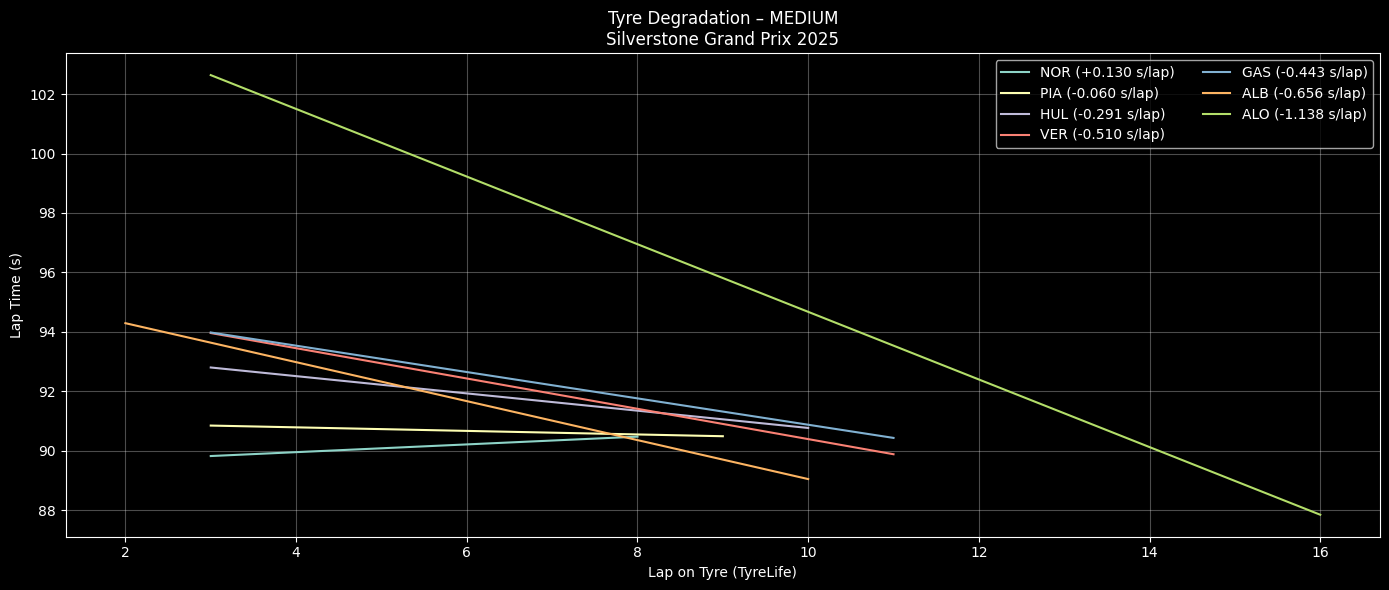

Write the Python code that produced this figure.
import fastf1, os
import pandas as pd
import numpy as np
import matplotlib.pyplot as plt
from pathlib import Path

# ========= CONFIG =========
YEAR = 2025
GP = "Silverstone Grand Prix"
SESSION = "R"
COMPOUND = "SOFT"      # SOFT / MEDIUM / HARD
TOP_N = 10             # Top N finishers
CACHE_DIR = Path("/content/fastf1_cache")

# ========= CACHE =========
CACHE_DIR.mkdir(parents=True, exist_ok=True)
fastf1.Cache.enable_cache(CACHE_DIR)

# ========= LOAD SESSION =========
session = fastf1.get_session(YEAR, GP, SESSION)
session.load()

laps = session.laps.copy()
laps = laps[laps["IsAccurate"]]

# Convert laptime to seconds
laps["LapTimeSec"] = laps["LapTime"].dt.total_seconds()

# ========= SELECT TOP DRIVERS =========
drivers = (
    session.results
    .sort_values("Position")
    .head(TOP_N)["Abbreviation"]
    .tolist()
)

laps = laps[laps["Driver"].isin(drivers)]

# ========= CLEAN LAPS =========
laps = laps[
    laps["PitInTime"].isna() &
    laps["PitOutTime"].isna() &
    (laps["Compound"] == COMPOUND)
]

# ========= REMOVE OUTLIERS (IQR PER DRIVER PER STINT) =========
clean = []

for (d, stint), dl in laps.groupby(["Driver", "Stint"]):
    if len(dl) < 5:
        continue

    q1, q3 = dl["LapTimeSec"].quantile([0.25, 0.75])
    iqr = q3 - q1

    dl = dl[
        (dl["LapTimeSec"] >= q1 - 1.5 * iqr) &
        (dl["LapTimeSec"] <= q3 + 1.5 * iqr)
    ]

    clean.append(dl)

clean = pd.concat(clean)

# ========= PLOT TYRE DEGRADATION =========
plt.figure(figsize=(14,6))

for d in drivers:
    dl = clean[clean["Driver"] == d]

    # pilih stint terpanjang untuk driver tsb
    if dl.empty:
        continue

    stint_id = (
        dl.groupby("Stint").size().idxmax()
    )

    stint_laps = dl[dl["Stint"] == stint_id]

    if len(stint_laps) < 5:
        continue

    x = stint_laps["TyreLife"]
    y = stint_laps["LapTimeSec"]

    # Linear regression → degradation slope
    z = np.polyfit(x, y, 1)
    y_fit = np.polyval(z, x)

    plt.plot(x, y_fit, label=f"{d} ({z[0]:+.03f} s/lap)")

plt.title(f"Tyre Degradation – {COMPOUND}\n{GP} {YEAR}")
plt.xlabel("Lap on Tyre (TyreLife)")
plt.ylabel("Lap Time (s)")
plt.grid(alpha=0.3)
plt.legend(ncol=2)
plt.tight_layout()
plt.show()
